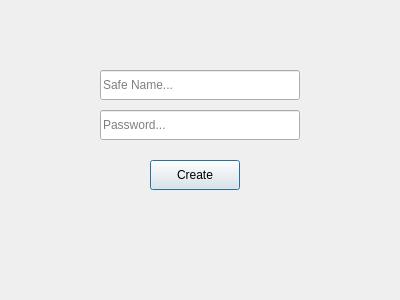
<?xml version="1.0" encoding="UTF-8"?>
<ui version="4.0">
 <class>CreateNewSafeDialog</class>
 <widget class="QDialog" name="CreateNewSafeDialog">
  <property name="geometry">
   <rect>
    <x>0</x>
    <y>0</y>
    <width>400</width>
    <height>300</height>
   </rect>
  </property>
  <property name="windowTitle">
   <string>Create a New Safe</string>
  </property>
  <widget class="QLineEdit" name="safe_name_line_edit">
   <property name="geometry">
    <rect>
     <x>100</x>
     <y>70</y>
     <width>200</width>
     <height>30</height>
    </rect>
   </property>
   <property name="placeholderText">
    <string>Safe Name...</string>
   </property>
  </widget>
  <widget class="QLineEdit" name="password_line_edit">
   <property name="geometry">
    <rect>
     <x>100</x>
     <y>110</y>
     <width>200</width>
     <height>30</height>
    </rect>
   </property>
   <property name="placeholderText">
    <string>Password...</string>
   </property>
  </widget>
  <widget class="QPushButton" name="create_button">
   <property name="geometry">
    <rect>
     <x>150</x>
     <y>160</y>
     <width>90</width>
     <height>30</height>
    </rect>
   </property>
   <property name="text">
    <string>Create</string>
   </property>
  </widget>
  <widget class="QLabel" name="info_label">
   <property name="geometry">
    <rect>
     <x>31</x>
     <y>209</y>
     <width>340</width>
     <height>81</height>
    </rect>
   </property>
   <property name="text">
    <string/>
   </property>
   <property name="alignment">
    <set>Qt::AlignCenter</set>
   </property>
   <property name="wordWrap">
    <bool>true</bool>
   </property>
  </widget>
 </widget>
 <resources/>
 <connections/>
</ui>
